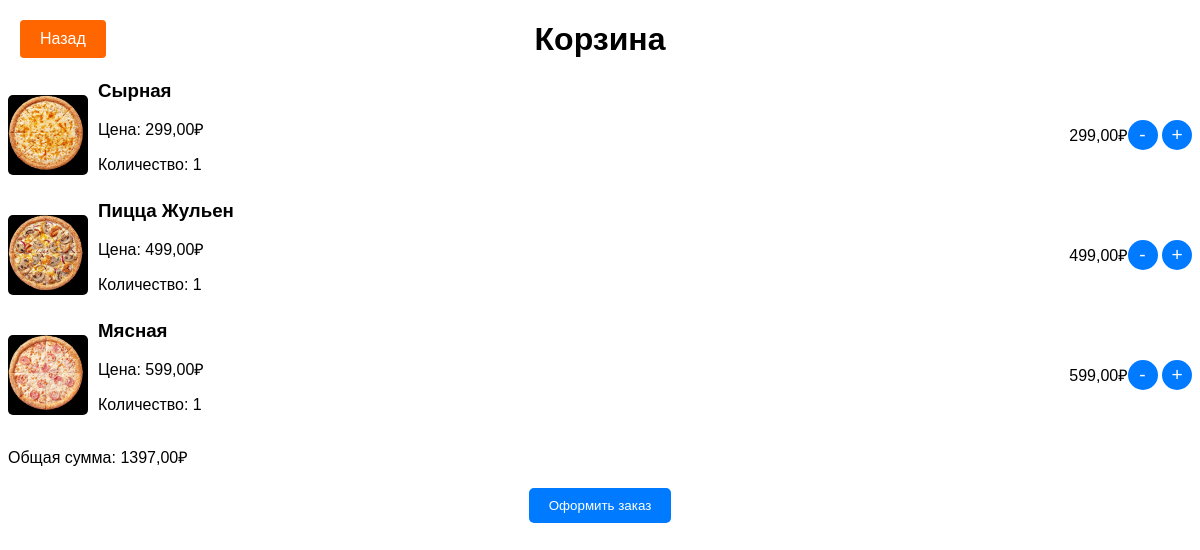
The page /cart/ (signed in) on the database its author committed.
### main/models.py (models this page shows, shortened)
class CartItem(models.Model):
    pizza = models.ForeignKey(Pizza, on_delete=models.CASCADE, verbose_name='Пицца')
    cart = models.ForeignKey(Cart, on_delete=models.CASCADE, verbose_name='Корзина')
    quantity = models.PositiveIntegerField(default=1, verbose_name='Количество')
    ingredients = models.ManyToManyField(Ingredient, blank=True, verbose_name='Ингредиенты')
    def get_total_price(self):
        return self.pizza.price * self.quantity
    class Meta:
        verbose_name = 'Элемент корзины'
        verbose_name_plural = 'Элементы корзины'

class Pizza(models.Model):
    name = models.CharField(max_length=100, verbose_name='Название')
    image = models.ImageField(upload_to='pizza_images', verbose_name='Изображение')
    price = models.DecimalField(max_digits=6, decimal_places=2, verbose_name='Цена')
    description = models.TextField(verbose_name='Описание', default='Описание пиццы')
    ingredients = models.ManyToManyField('Ingredient', blank=True, verbose_name='Ингредиенты')
    class Meta:
        verbose_name = 'Пицца'
        verbose_name_plural = 'Пиццы'

### main/views.py (the view)
# urls.py: path('cart/', views.cart, name='cart'),
@login_required
def cart(request):
    try:
        user = request.user
        if user.is_authenticated:
            cart = user.cart
        else:
            cart = Cart.objects.get(pk=request.session.get('cart_id'))
        cart_items = cart.cartitem_set.all()
        total_price = sum(item.get_total_price() for item in cart_items)
    except Cart.DoesNotExist:
        cart_items = []
        total_price = 0
    return render(request, 'main/cart.html', {'cart_items': cart_items, 'total_price': total_price})

### main/templates/main/cart.html (shortened to what this page needs)
{% load static %}
<!DOCTYPE html>
<html lang="en">
<head>
    <link rel="stylesheet" href="{% static 'main/css/cart.css' %}">
</head>
<body>
    <a href="/pizza" class="back">Назад</a>
    <h1>Корзина</h1>
    {% if cart_items %}
        <ul>
            {% for item in cart_items %}
                <li class="cart-item">
                    <img src="{{ item.pizza.image.url }}" alt="{{ item.pizza.name }}">
                    <div class="cart-item-details">
                        <h3>{{ item.pizza.name }}</h3>
                        <p>Цена: {{ item.pizza.price }}₽</p>
                        <p>Количество: {{ item.quantity }}</p>
                    </div>
                    <div class="cart-item-price">{{ item.get_total_price }}₽</div>
                    <form action="{% url 'remove_from_cart' item.pizza.id %}" method="post">
                        <button type="submit" name="action" value="subtract">-</button>
                        <button type="submit" name="action" value="add">+</button>
                    </form>
                </li>
            {% endfor %}
        </ul>
        <p>Общая сумма: {{ total_price }}₽</p>
        <form action="{% url 'complete_order' %}" method="post">
            <button type="submit" class="order-btn">Оформить заказ</button>
        </form>
    {% else %}
        <p>Корзина пуста</p>
    {% endif %}
</body>
</html>

### main/static/main/css/cart.css (style rules this page uses)
body { font-family: Arial, sans-serif; }
h1 { text-align: center; }
ul { list-style: none; padding: 0; }
li { margin-bottom: 10px; }
.cart-item { display: flex; align-items: center; }
.cart-item img { max-width: 80px; height: auto; margin-right: 10px; border-radius: 5px; }
.cart-item-details { flex-grow: 1; }
.cart-item-details h3 { margin: 0; }
.cart-item-price { margin-left: auto; }
.order-btn { display: block; margin: 20px auto; padding: 10px 20px; background-color: #007bff; color: #fff; border: none; border-radius: 5px; text-decoration: none; transition: background-color 0.3s ease; }
.back { position: fixed; top: 20px; left: 20px; background-color: #ff6600; color: white; padding: 10px 20px; border: none; border-radius: 4px; text-decoration: none; transition: background-color 0.3s; }
.cart-item button { background-color: #007bff; color: #fff; border: none; border-radius: 50%; width: 30px; height: 30px; font-size: 1.2em; cursor: pointer; transition: background-color 0.3s ease; }

### rows shown on the page
CartItem: pizza.image (picture), pizza.name "Сырная", pizza.price "299,00", quantity "1", get_total_price "299,00"
CartItem: pizza.image (picture), pizza.name "Пицца Жульен", pizza.price "499,00", quantity "1", get_total_price "499,00"
CartItem: pizza.image (picture), pizza.name "Мясная", pizza.price "599,00", quantity "1", get_total_price "599,00"

### other values the page prints
{{ total_price }} "1397,00"
